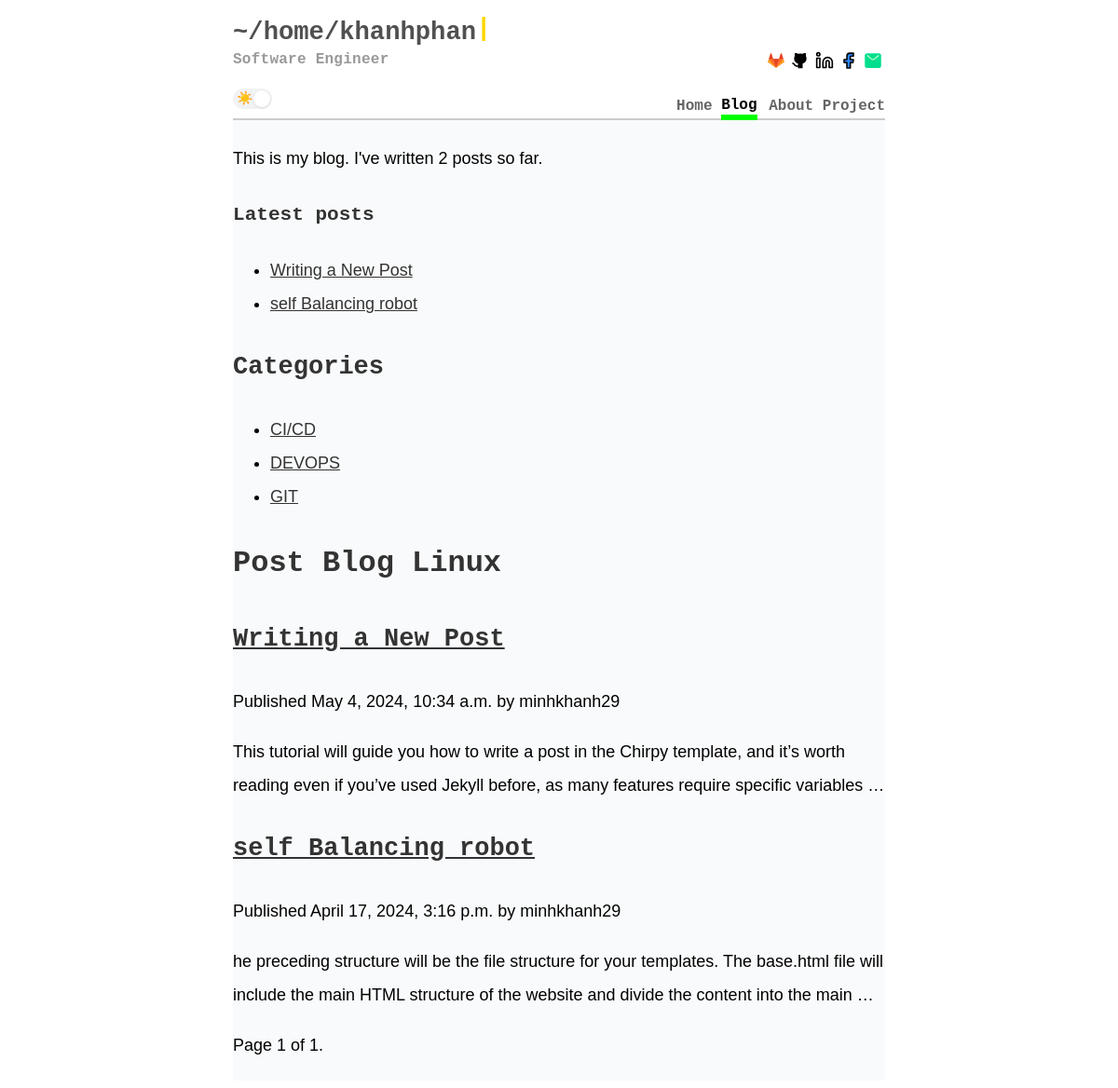
Screenshot of /blog/ with the database file from the repository.
### blog/models.py (models this page shows, shortened)
class Post(models.Model):
    class Status(models.TextChoices):
        DRAFT = 'DF', 'Draft'
        PUBLISHED = 'PB', 'Published'
    title = models.CharField(max_length=250)
    slug = models.SlugField(max_length=250,
                            unique_for_date='publish')
    author = models.ForeignKey(User,
                               on_delete=models.CASCADE,
                               related_name='blog_posts')
    body = models.TextField()
    publish = models.DateTimeField(default=timezone.now)
    created = models.DateTimeField(auto_now_add=True)
    updated = models.DateTimeField(auto_now=True)
    status = models.CharField(max_length=2,
                              choices=Status.choices,
                              default=Status.DRAFT)
    objects = models.Manager()          # The default manager.
    published = PublishedManager()      # Our custom manager.
    tags = TaggableManager()
    categories = models.ManyToManyField(Category, related_name='posts', blank=False)
    class Meta:
        ordering = ['-publish']
        indexes = [
            models.Index(fields=['-publish']),
        ]
    def get_absolute_url(self):
        return reverse('blog:post_detail', kwargs={'slug': self.slug})

class Category(models.Model):
    name = models.CharField(max_length=255, unique=True)
    slug = models.SlugField(max_length=255, unique=True, help_text="Slug được tạo tự động từ tên, dùng cho URL.")
    class Meta:
        ordering = ['name']
        verbose_name_plural = 'Categories'
    def get_absolute_url(self):
        return reverse('blog:category-detail', kwargs={'slug': self.slug})

### blog/views.py (the view)
# urls.py: path('blog/', views.PostListViewBlog.as_view(), name='blog'),
class PostListViewBlog(ListView):
    queryset = Post.published.all()
    context_object_name = 'posts'
    paginate_by = 3
    template_name = '_blog/post/blog.html'

### blog/models.py (called while the page is built)
     def get_queryset(self):
          return super().get_queryset()\
                      .filter(status=Post.Status.PUBLISHED)

### blog/templatetags/blog_tags.py (called while the page is built)
@register.simple_tag
def total_posts():
    return Post.published.count()

@register.inclusion_tag('_blog/post/latest_posts.html')
def show_latest_posts(count=5):
    latest_posts = Post.published.order_by('-publish')[:count]
    return {'latest_posts': latest_posts}

@register.inclusion_tag('_blog/post/category_list.html')
def show_categories():
    categories = Category.objects.all()
    return {'categories': categories}

### templates/_blog/post/blog.html (shortened to what this page needs)
{% extends "../default.html" %}
{% block content %}
  <h1>Post Blog Linux</h1>
  {% for post in posts %}
    <h2>
      <a href="{{ post.get_absolute_url }}">
        {{ post.title }}
      </a>
    </h2>
    <p class="date">
      Published {{ post.publish }} by {{ post.author }}
    </p>
    {{ post.body|truncatewords:30|linebreaks }}
  {% endfor %}
  {% include "../../pagination.html" with page=page_obj %}
{% endblock %}

### templates/_blog/post/latest_posts.html
<ul>
  {% for post in latest_posts %}
  <li>
    <a href="{{ post.get_absolute_url }}">{{ post.title }}</a>
  </li>
  {% endfor %}
</ul>

### templates/_blog/post/category_list.html
<ul>
    {% for category in categories %}
        <li><a href="{{ category.get_absolute_url }}">{{ category.name }}</a></li>
    {% endfor %}
</ul>

### templates/_static/css/_base.css (style rules this page uses)
:root { --bg-color: #ffffff; --primary-font-color: #000; --header-title-color: #505050; --site-title-color: rgb(113, 113, 113); --sidebar-active-color: #1d1d1d; --site-subtitle-color: #717171; --line-sidebar-color: #CCCCCC; --header-menu-tag: #676464; --header-menu-tag-active: #000000; --font-header: Monaco, "Bitstream Vera Sans Mono", "Lucida Console", Terminal, monospace; --content-body-color: #F9FAFB; }
body { font-family: 'Hack', monospace; font-size: 18px; color: var(--primary-font-color); background-color: var(--bg-color); line-height: 1.75rem; }
h1 { font-size: 2rem; }
h1, h2, h3, h4, h5, h6 { font-family: 'Hack', monospace; color: #333; }
a { text-decoration: underline; color: #333; }

### rows the page displays
Post: title "Writing a New Post", publish "May 4, 2024, 10:34 a.m.", author "minhkhanh29", body "This tutorial will guide you how to write a post in the Chirpy template, and it’s worth reading even if you’ve used Jekyll before, as many features require specific variables …"
Post: title "self Balancing robot", publish "April 17, 2024, 3:16 p.m.", author "minhkhanh29", body "he preceding structure will be the file structure for your templates. The base.html file will include the main HTML structure of the website and divide the content into the main …"
Category: name "CI/CD"
Category: name "DEVOPS"
Category: name "GIT"

### other values shown
{{ item.name }} "Home" "Blog" "About" "Project"
{{ page.number }} "1"
{{ page.paginator.num_pages }} "1"
